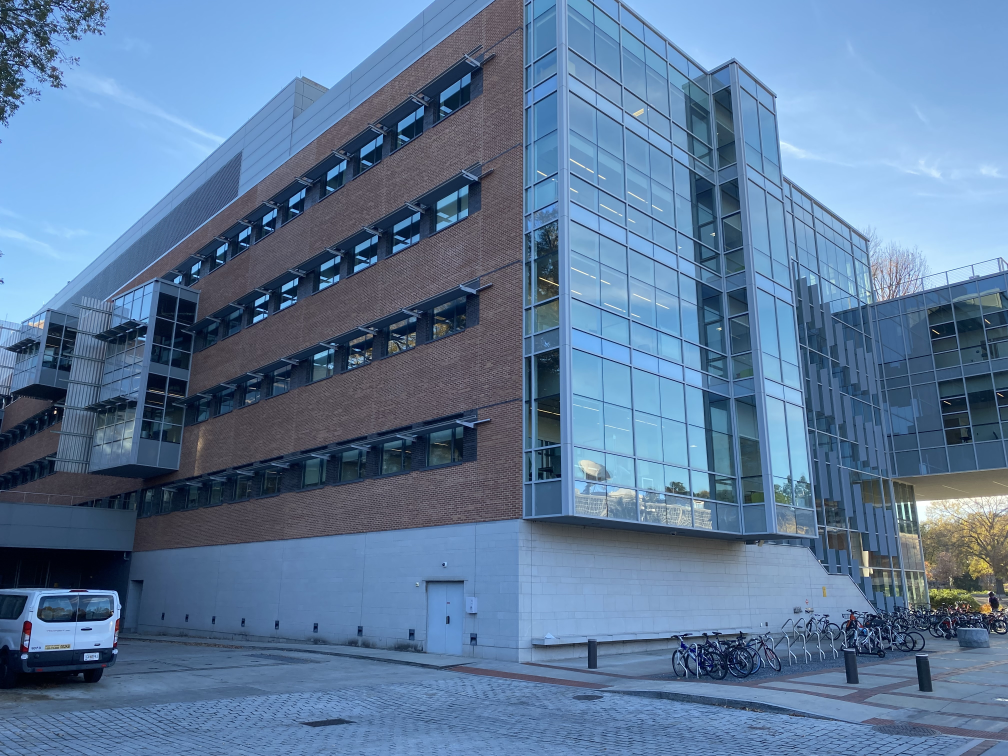
#> input picture python-analysis/images/example.jpeg, 4032 x 3024 px (shown at 1/4 size)
$ python -i preprocessor.py   (imports and definitions only)
#> lines starting #> are read from the running program, lines starting #| are printed output that depends on the picture
#> further down, picture is the input picture: shape (3024, 4032, 3); mean B, G, R 154.8, 121.7, 93.4
import csv
import os
import pickle
import cv2
import time

import numpy as np

from config import *


def resize(img, scale=30):
#> called with scale = 40
    w = int(img.shape[1]*scale/100)
#> w = 1612
    h = int(img.shape[0]*scale/100)
#> h = 1209
    resized = cv2.resize(img, (w, h), interpolation=cv2.INTER_AREA)
    return resized


def get_features(img):
    start = time.time()
    temp = resize(img, 40)

    temp = cv2.fastNlMeansDenoisingColored(temp, None, 10, 10, 7, 21)
    temp = cv2.cvtColor(temp, cv2.COLOR_BGR2GRAY)
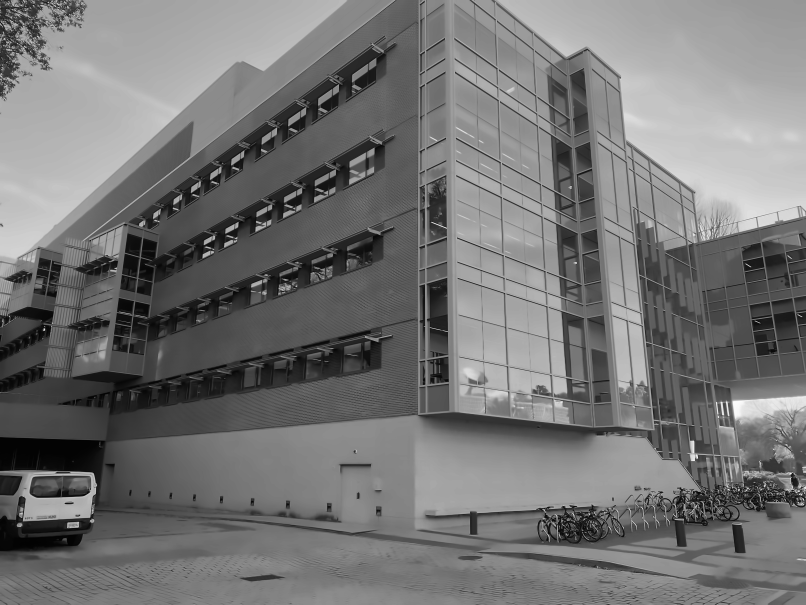
#> temp: shape (1209, 1612) (shown at 1/2 size); min 1, max 253, mean 116.6
    temp = cv2.GaussianBlur(temp, (3, 3), 0)
    temp = cv2.Canny(image=temp, threshold1=100, threshold2=200)
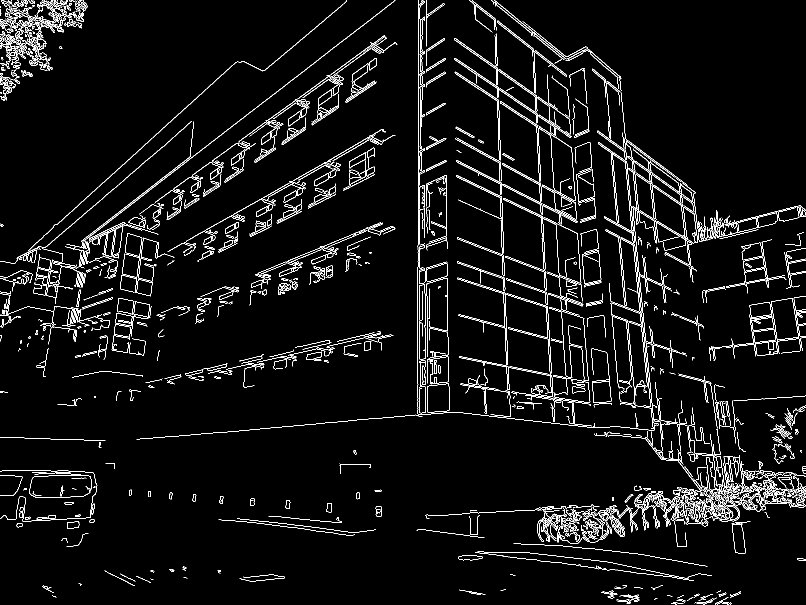
#> temp: shape (1209, 1612) (shown at 1/2 size); 4.6% white in thin lines or dots
    thresh, temp = cv2.threshold(temp, 127, 255, cv2.THRESH_BINARY)

    if FEATURE == "SIFT":
        sift = cv2.SIFT_create()
        keypoints, descriptor = sift.detectAndCompute(temp, None)
#> keypoints = 3880 keypoints; strongest (x, y, size): (854, 493, 1.8), (189, 794, 2.6), (80, 65, 1.9), (1093, 1046, 1.8)
    elif FEATURE == "ORB":
        orb = cv2.ORB_create(nfeatures=2000)
        keypoints, descriptor = orb.detectAndCompute(temp, None)

    temp = cv2.drawKeypoints(temp, keypoints, img, flags=cv2.DRAW_MATCHES_FLAGS_DRAW_RICH_KEYPOINTS)
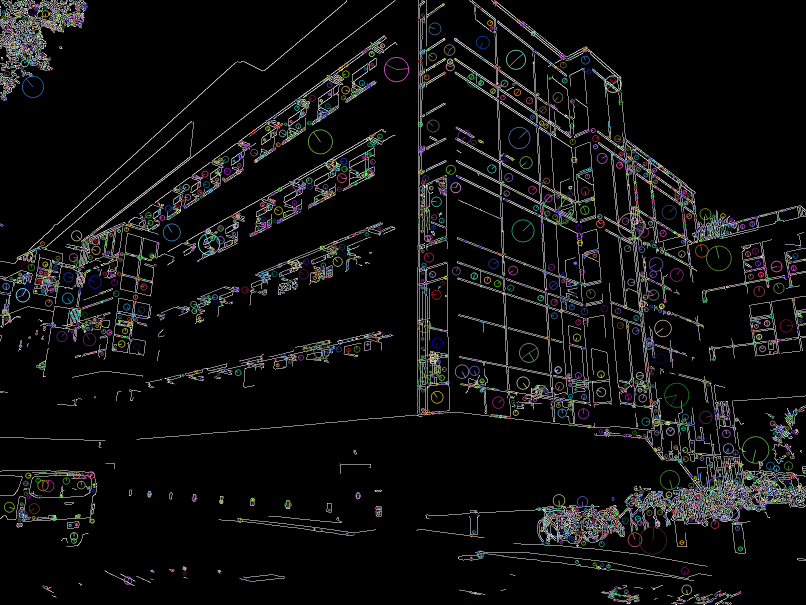
#> temp: shape (1209, 1612, 3) (shown at 1/2 size); mean B, G, R 15.2, 15.2, 15.1

    end = time.time()
    print("Features took ", end - start, " seconds.")
    return keypoints, descriptor, temp


# Function to get list of all folders inside a folder
# [54 lines left out: functions get_folders, generate_features, process_csv, main, not called in this run]


# [2 lines not run here, left out]

>>> import cv2
>>> picture = cv2.imread('images/example.jpeg')
>>> result = get_features(picture)

$ run again, on python-analysis/images/f1.jpeg
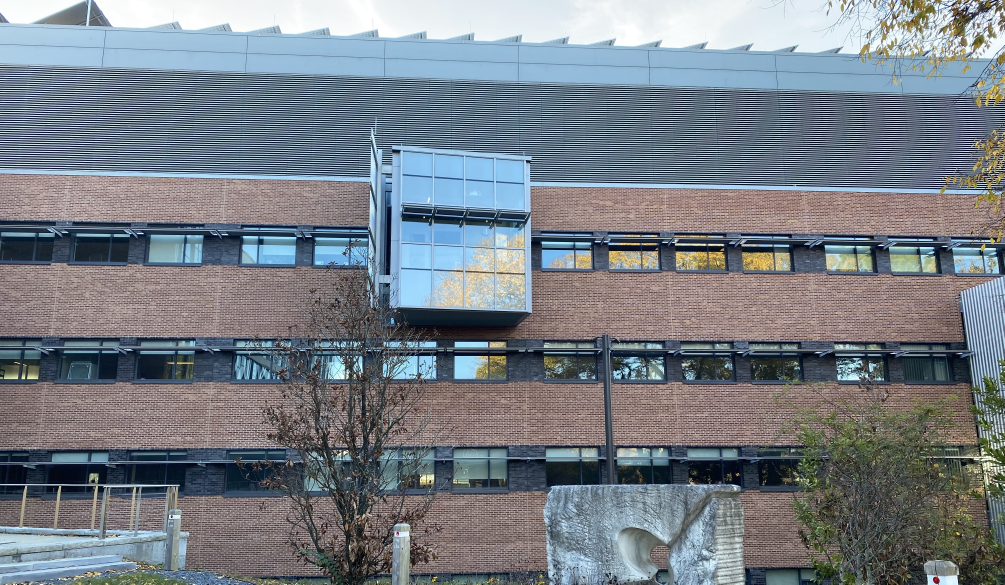
#> input picture python-analysis/images/f1.jpeg, 4019 x 2338 px (shown at 1/4 size)
#> picture is the input picture: shape (2338, 4019, 3); mean B, G, R 134.2, 126.7, 119.9
#> in get_features, `temp = cv2.Canny(image=temp, threshold1=100, threshold2=200)`:
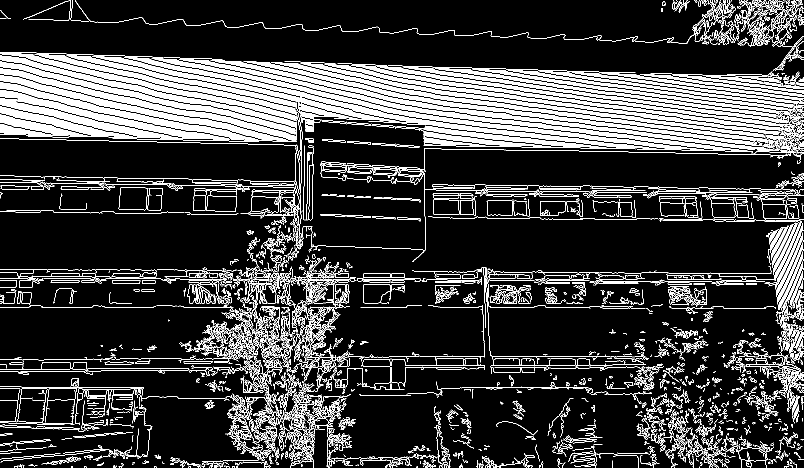
#> temp: shape (935, 1607) (shown at 1/2 size); 13.6% white in thin lines or dots
#> keypoints = 6856 keypoints; strongest (x, y, size): (208, 828, 1.9), (1144, 551, 1.8), (1586, 370, 2.5), (678, 348, 2.6)
#> in get_features, `temp = cv2.drawKeypoints(temp, keypoints, img, flags=cv2.DRAW_MATCHES_..`:
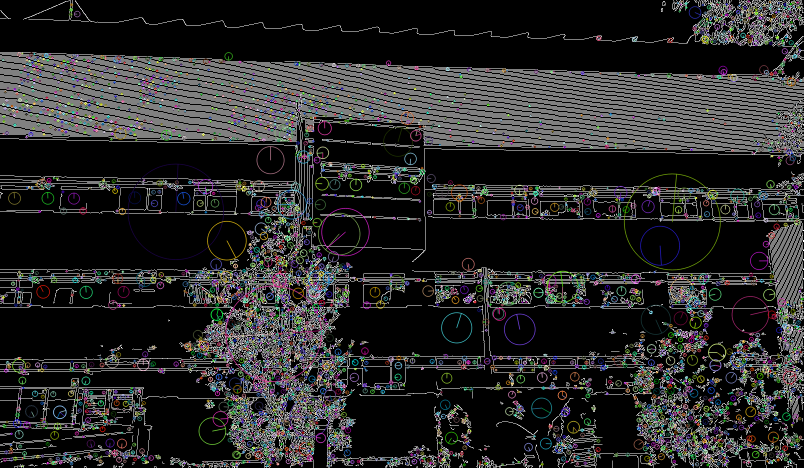
#> temp: shape (935, 1607, 3) (shown at 1/2 size); mean B, G, R 40.3, 40.4, 40.5

$ run again, on python-analysis/images/f2.jpeg
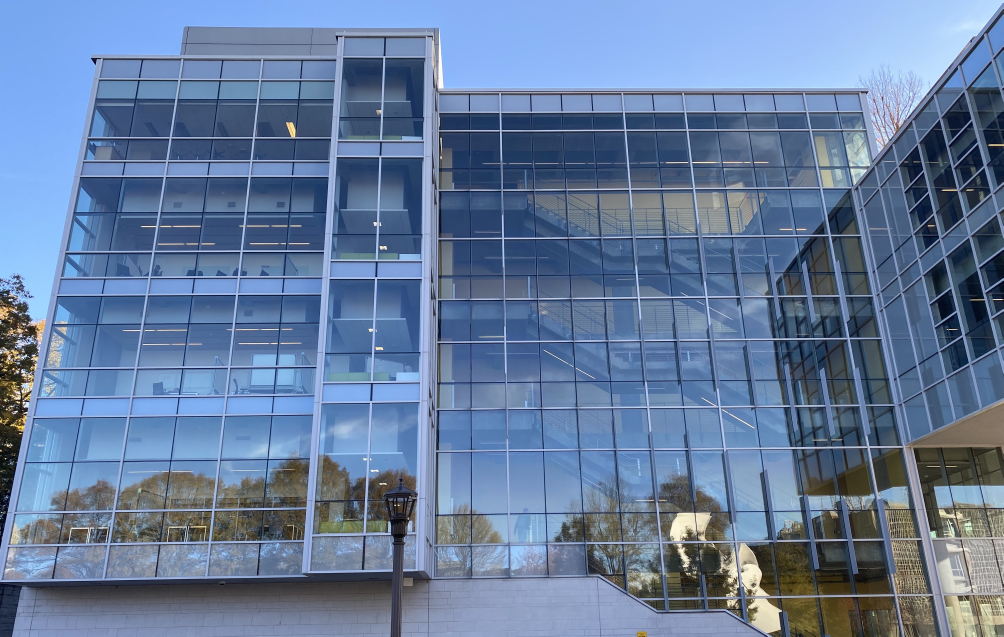
#> input picture python-analysis/images/f2.jpeg, 4013 x 2546 px (shown at 1/4 size)
#> picture is the input picture: shape (2546, 4013, 3); mean B, G, R 157.2, 124, 101.5
#> in get_features, `temp = cv2.Canny(image=temp, threshold1=100, threshold2=200)`:
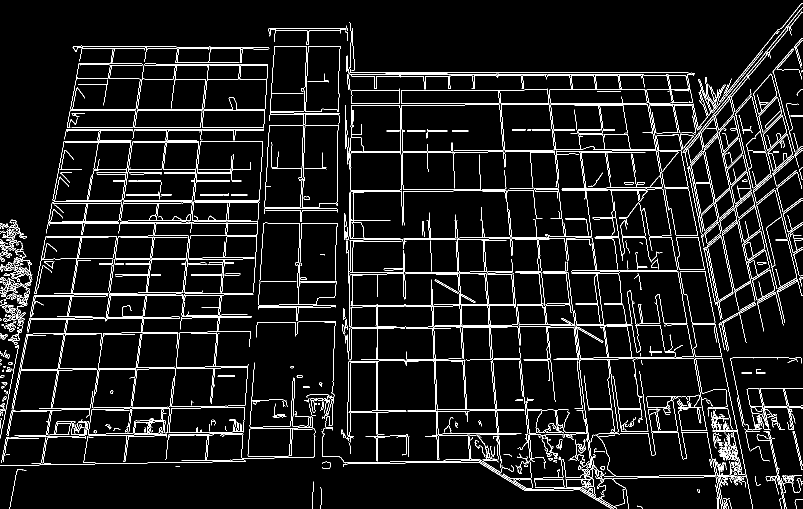
#> temp: shape (1018, 1605) (shown at 1/2 size); 6.2% white in thin lines or dots
#> keypoints = 3061 keypoints; strongest (x, y, size): (20, 463, 1.9), (36, 656, 2.5), (37, 545, 1.8), (17, 712, 2)
#> in get_features, `temp = cv2.drawKeypoints(temp, keypoints, img, flags=cv2.DRAW_MATCHES_..`:
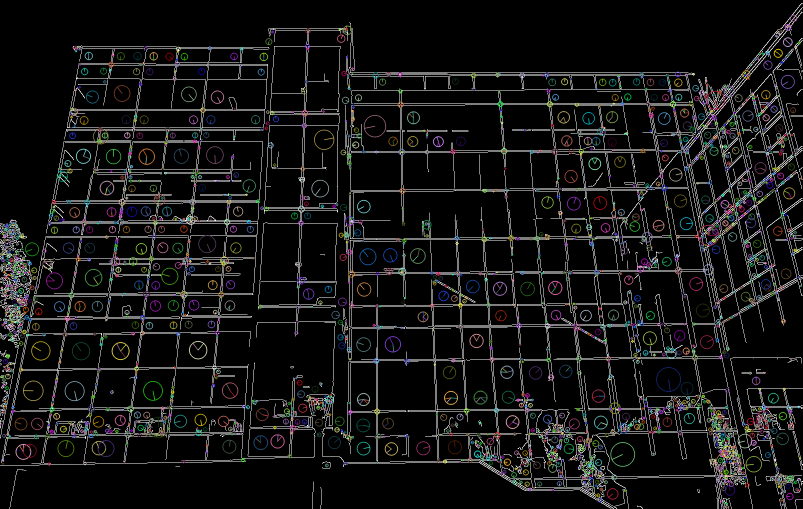
#> temp: shape (1018, 1605, 3) (shown at 1/2 size); mean B, G, R 20, 20.2, 20.2

$ run again, on python-analysis/images/f2_raw.jpeg
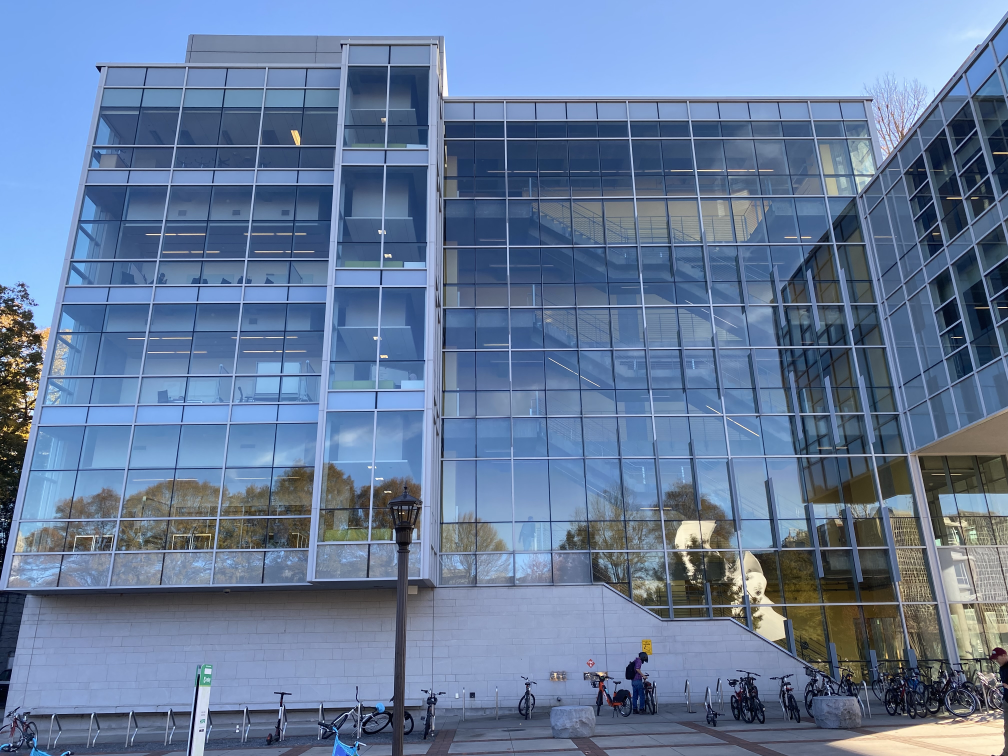
#> input picture python-analysis/images/f2_raw.jpeg, 4032 x 3024 px (shown at 1/4 size)
#> picture is the input picture: shape (3024, 4032, 3); mean B, G, R 155.6, 123.5, 102.4
#> in get_features, `temp = cv2.Canny(image=temp, threshold1=100, threshold2=200)`:
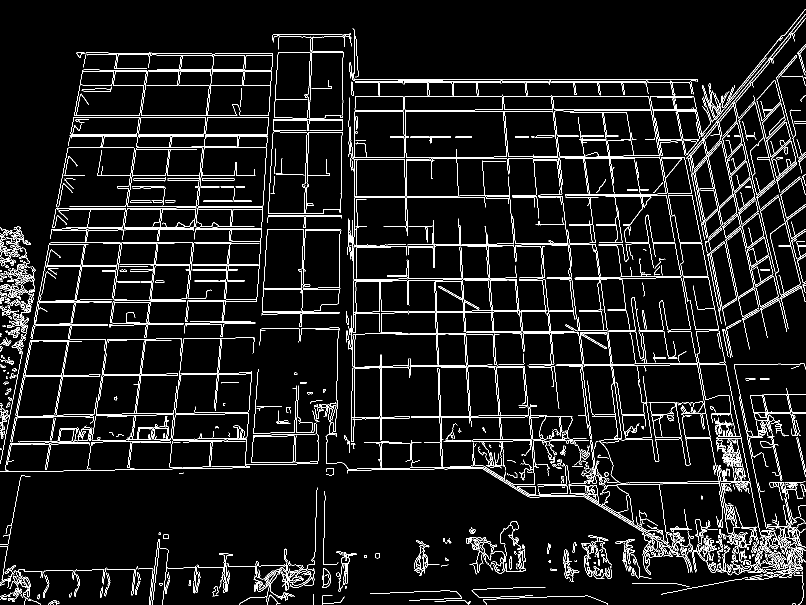
#> temp: shape (1209, 1612) (shown at 1/2 size); 6.3% white in thin lines or dots
#> keypoints = 4401 keypoints; strongest (x, y, size): (1445, 1098, 1.8), (1456, 1102, 2.3), (17, 795, 2.4), (52, 553, 2)
#> in get_features, `temp = cv2.drawKeypoints(temp, keypoints, img, flags=cv2.DRAW_MATCHES_..`:
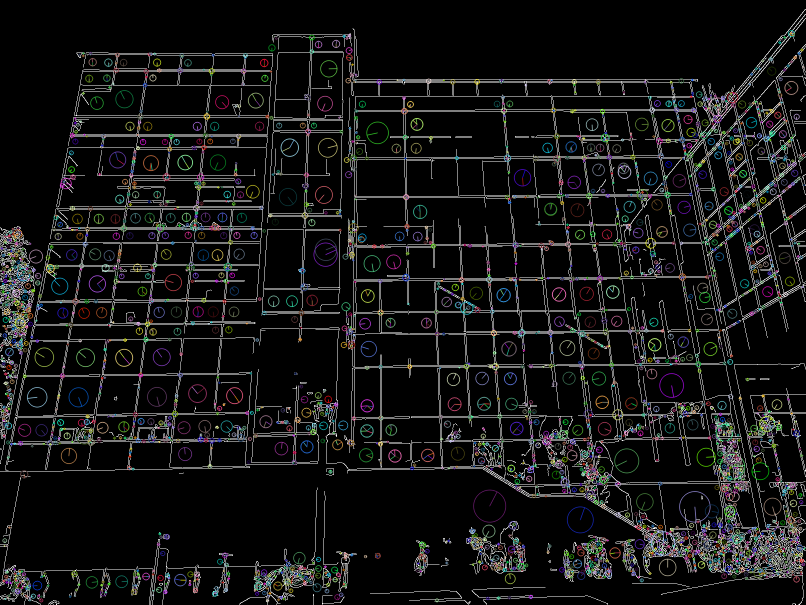
#> temp: shape (1209, 1612, 3) (shown at 1/2 size); mean B, G, R 20.6, 20.7, 20.5
